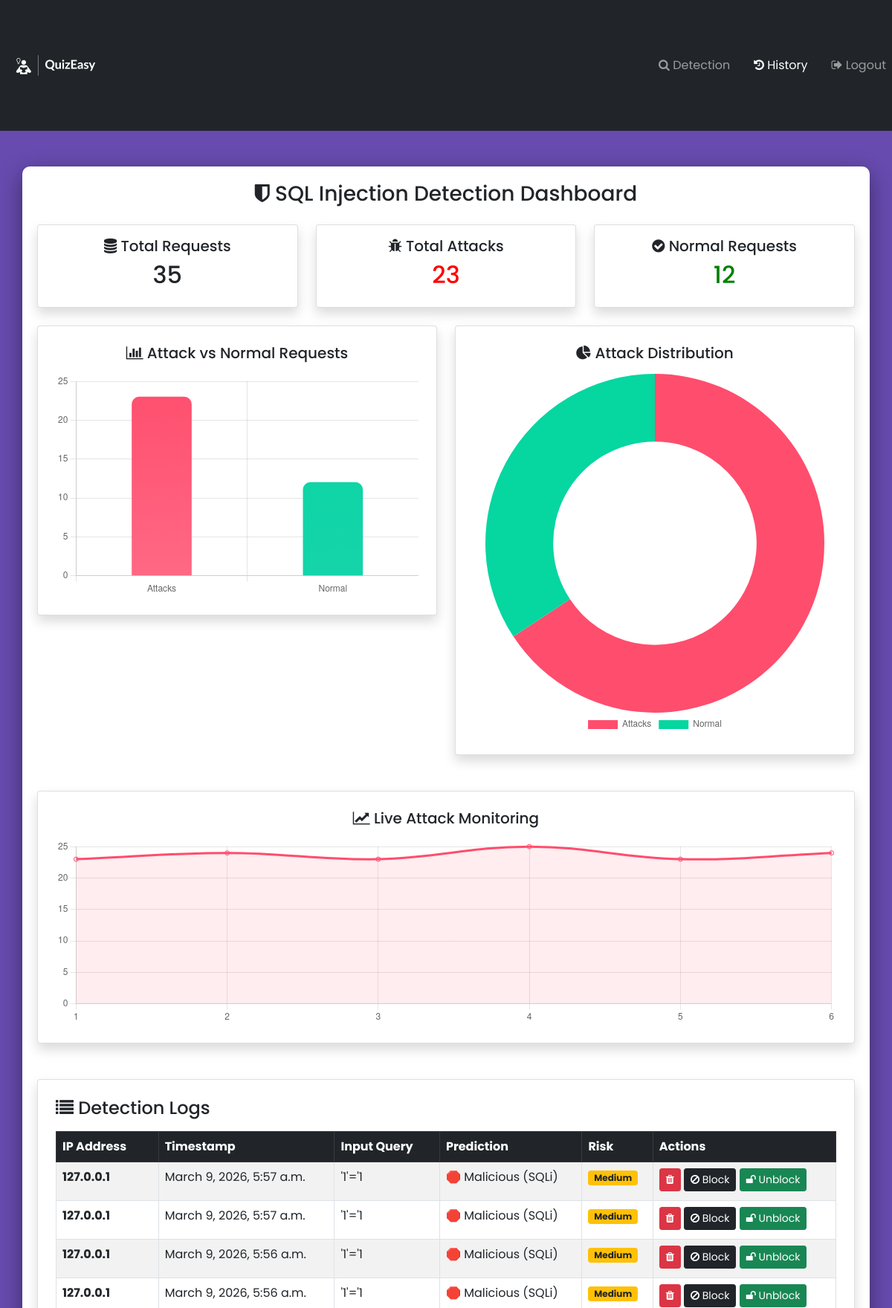
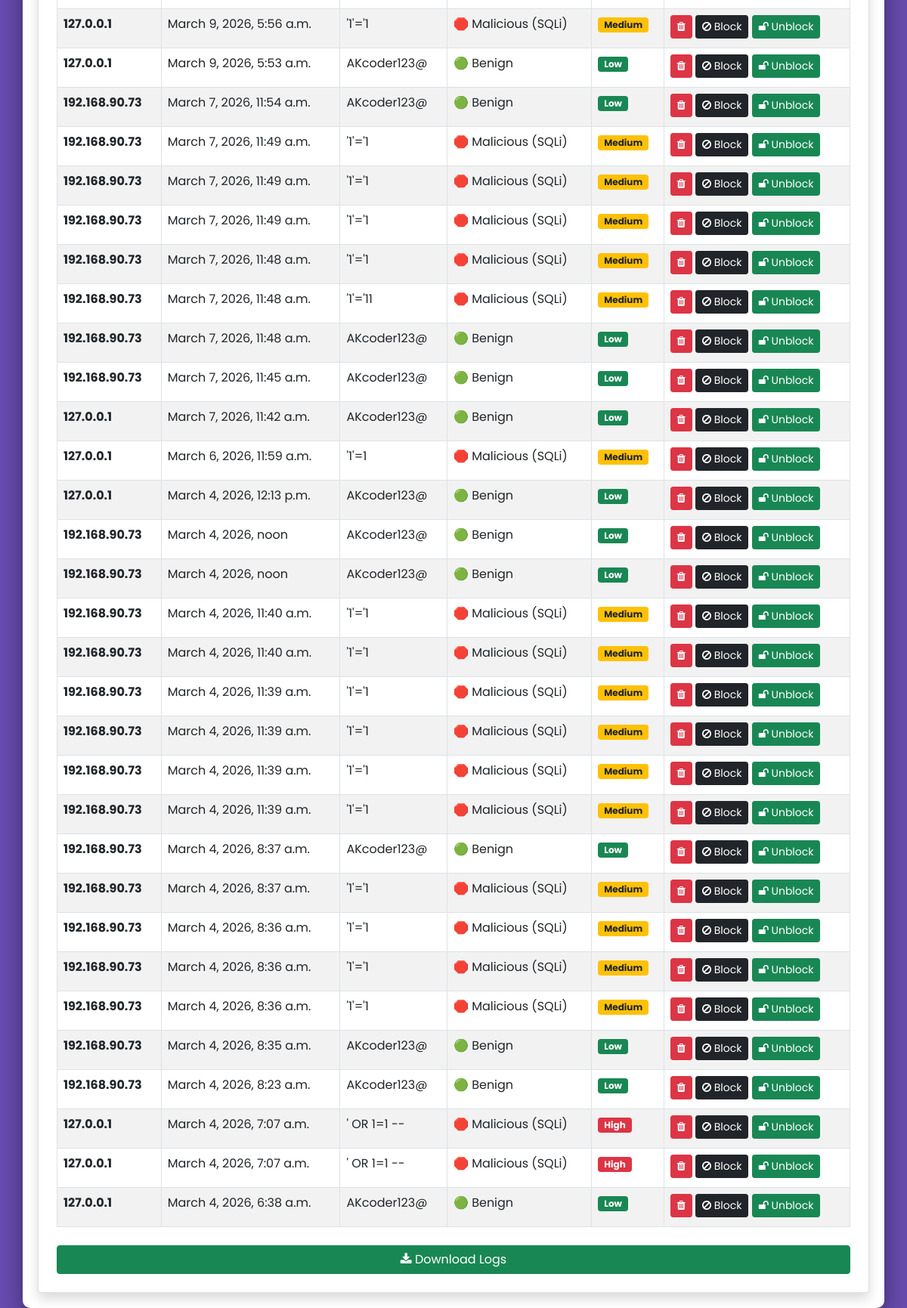
/history/ (signed in), run on the app's committed database (2 pictures, top to bottom).
### detection/models.py (models this page shows, shortened)
class DetectionLog(models.Model):
    user = models.ForeignKey(User, on_delete=models.CASCADE)
    ip_address = models.GenericIPAddressField()
    input_query = models.TextField()
    prediction = models.CharField(max_length=50)
    risk_level = models.CharField(max_length=20)
    created_at = models.DateTimeField(auto_now_add=True)

### detection/views.py (the view)
# urls.py: path("history/", views.history_view, name="history"),
def history_view(request):
    if not request.user.is_authenticated:
        return redirect("login")
    logs = DetectionLog.objects.filter(user=request.user).order_by("-created_at")
    total_requests = logs.count()
    total_attacks = logs.filter(prediction__icontains="Malicious").count()
    normal_requests = logs.filter(prediction__icontains="Benign").count()
    context = {
        "logs": logs,
        "total_requests": total_requests,
        "total_attacks": total_attacks,
        "normal_requests": normal_requests
    }
    return render(request, "history.html", context)

### detection/templates/history.html (shortened to what this page needs)
{% load static %}
<!DOCTYPE html>
<html lang="en">
<head>
<link href="https://cdn.jsdelivr.net/npm/bootstrap@5.0.0-beta2/dist/css/bootstrap.min.css" rel="stylesheet">
<link href="https://maxcdn.bootstrapcdn.com/font-awesome/4.2.0/css/font-awesome.min.css" rel="stylesheet">
<link rel="stylesheet" href="{% static 'css/upload.css' %}">
</head>
<body>
<nav class="navbar navbar-expand-lg navbar-dark bg-dark">
<a class="navbar-brand" href="{% url 'index' %}">
<img width="150px" src="{% static 'assets/logoWhite.png' %}">
</a>
<div class="collapse navbar-collapse justify-content-end">
<ul class="navbar-nav">
<li class="nav-item me-3">
<a class="nav-link" href="{% url 'predict' %}">
<i class="fa fa-search"></i> Detection
</a>
</li>
<li class="nav-item me-3">
<a class="nav-link active" href="{% url 'history' %}">
<i class="fa fa-history"></i> History
</a>
</li>
<li class="nav-item">
<a class="nav-link" href="{% url 'logout' %}">
<i class="fa fa-sign-out"></i> Logout
</a>
</li>
</ul>
</div>
</nav>
<div class="container mt-5">
<div class="text-center mb-4">
<h3><i class="fa fa-shield"></i> SQL Injection Detection Dashboard</h3>
</div>
<div class="row text-center mb-4">
<div class="col-md-4">
<div class="card p-3 shadow">
<h5><i class="fa fa-database"></i> Total Requests</h5>
<h2>{{ total_requests }}</h2>
</div>
</div>
<div class="col-md-4">
<div class="card p-3 shadow">
<h5><i class="fa fa-bug"></i> Total Attacks</h5>
<h2 style="color:red">{{ total_attacks }}</h2>
</div>
</div>
<div class="col-md-4">
<div class="card p-3 shadow">
<h5><i class="fa fa-check-circle"></i> Normal Requests</h5>
<h2 style="color:green">{{ normal_requests }}</h2>
</div>
</div>
</div>
<div class="row mb-5">
    <div class="col-md-6">
    <div class="card p-4 shadow">
    <h5 class="text-center mb-3">
    <i class="fa fa-bar-chart"></i> Attack vs Normal Requests
    </h5>
    <canvas id="barChart" style="height:300px;"></canvas>
    </div>
    </div>
    <div class="col-md-6">
    <div class="card p-4 shadow">
    <h5 class="text-center mb-3">
    <i class="fa fa-pie-chart"></i> Attack Distribution
    </h5>
    <canvas id="pieChart" style="height:300px;"></canvas>
    </div>
    </div>
    </div>
    <div class="card shadow p-4 mb-5">
    <h5 class="text-center mb-3">
    <i class="fa fa-line-chart"></i> Live Attack Monitoring
    </h5>
    <canvas id="liveChart" style="height:250px;"></canvas>
    </div>
<div class="card shadow p-4">
<h4 class="mb-3">
<i class="fa fa-list"></i> Detection Logs
</h4>
<table class="table table-bordered table-striped">
    <thead class="table-dark">
    <tr>
    <th>IP Address</th>
    <th>Timestamp</th>
    <th>Input Query</th>
    <th>Prediction</th>
    <th>Risk</th>
    <th>Actions</th>
    </tr>
    </thead>
    <tbody>
    {% for log in logs %}
    <tr>
    <td>
    <b>{{ log.ip_address }}</b>
    </td>
    <td>{{ log.created_at }}</td>
    <td style="max-width:250px;word-wrap:break-word;">
    {{ log.input_query }}
    </td>
    <td>{{ log.prediction }}</td>
    <td>
    {% if log.risk_level == "High" %}
    <span class="badge bg-danger">High</span>
    {% elif log.risk_level == "Medium" %}
    <span class="badge bg-warning text-dark">Medium</span>
    {% else %}
    <span class="badge bg-success">Low</span>
    {% endif %}
    </td>
    <td>
    <a href="{% url 'delete_log' log.id %}"
    class="btn btn-sm btn-danger mb-1">
    <i class="fa fa-trash"></i>
    </a>
    <a href="{% url 'block_ip' log.ip_address %}"
    class="btn btn-sm btn-dark mb-1">
    <i class="fa fa-ban"></i> Block
    </a>
    <a href="{% url 'unblock_ip' log.ip_address %}"
    class="btn btn-sm btn-success mb-1">
    <i class="fa fa-unlock"></i> Unblock
    </a>
    </td>
    </tr>
    {% endfor %}
    </tbody>
</table>
<a href="{% url 'download_logs' %}" class="btn btn-success mt-2">
<i class="fa fa-download"></i> Download Logs
</a>
</div>
</div>
<script>
const total_attacks = {{ total_attacks }};
const normal_requests = {{ normal_requests }};
// BAR CHART (Gradient Modern)
const barCtx = document.getElementById("barChart").getContext("2d");
const gradient1 = barCtx.createLinearGradient(0,0,0,400);
gradient1.addColorStop(0,"#ff4d6d");
gradient1.addColorStop(1,"#ff758f");
const gradient2 = barCtx.createLinearGradient(0,0,0,400);
gradient2.addColorStop(0,"#06d6a0");
gradient2.addColorStop(1,"#1dd3b0");
new Chart(barCtx, {
type:'bar',
data:{
labels:["Attacks","Normal"],
datasets:[{
data:[total_attacks,normal_requests],
backgroundColor:[gradient1,gradient2],
borderRadius:10,
barThickness:80
}]
},
options:{
responsive:true,
plugins:{legend:{display:false}}
}
});
// PIE / DONUT CHART (Cyber style)
new Chart(document.getElementById("pieChart"),{
type:'doughnut',
data:{
labels:["Attacks","Normal"],
datasets:[{
data:[total_attacks,normal_requests],
backgroundColor:[
"#ff4d6d",
"#06d6a0"
],
borderWidth:0
}]
},
options:{
cutout:"60%",
plugins:{
legend:{
position:"bottom"
}
}
}
});
// LIVE ATTACK GRAPH (Real-time style)
const liveCtx = document.getElementById("liveChart");
new Chart(liveCtx,{
type:"line",
data:{
labels:["1","2","3","4","5","6"],
datasets:[{
label:"Attack Activity",
data:[
total_attacks,
total_attacks+1,
total_attacks,
total_attacks+2,
total_attacks,
total_attacks+1
],
borderColor:"#ff4d6d",
backgroundColor:"rgba(255,77,109,0.1)",
fill:true,
tension:0.4
}]
},
options:{
responsive:true,
plugins:{
legend:{display:false}
},
scales:{
y:{
beginAtZero:true
}
}
}
});
</script>
</body>
</html>

### detection/static/css/upload.css (style rules this page uses)
* { box-sizing: border-box; -moz-box-sizing: border-box; -webkit-box-sizing: border-box; }
body { font-family: 'Poppins', sans-serif; background-color: #674baf; background-image: url(https://alcs-huddle.netlify.app/images/bg-desktop.svg); background-repeat: no-repeat; background-size: contain; }
a { color: #fff; }
.container { background-color: #fff; padding: 20px; border-radius: 10px; box-shadow: 0 10px 30px rgba(0, 0, 0, 0.425); }

### data on the page
DetectionLog: ip_address "127.0.0.1", created_at "March 9, 2026, 5:57 a.m.", input_query "'1'='1", prediction "🛑 Malicious (SQLi)", risk_level "Medium"
DetectionLog: ip_address "127.0.0.1", created_at "March 9, 2026, 5:57 a.m.", input_query "'1'='1", prediction "🛑 Malicious (SQLi)", risk_level "Medium"
DetectionLog: ip_address "127.0.0.1", created_at "March 9, 2026, 5:56 a.m.", input_query "'1'='1", prediction "🛑 Malicious (SQLi)", risk_level "Medium"
DetectionLog: ip_address "127.0.0.1", created_at "March 9, 2026, 5:56 a.m.", input_query "'1'='1", prediction "🛑 Malicious (SQLi)", risk_level "Medium"
DetectionLog: ip_address "127.0.0.1", created_at "March 9, 2026, 5:56 a.m.", input_query "'1'='1", prediction "🛑 Malicious (SQLi)", risk_level "Medium"
DetectionLog: ip_address "127.0.0.1", created_at "March 9, 2026, 5:53 a.m.", input_query "AKcoder123@", prediction "🟢 Benign", risk_level "Low"
DetectionLog: ip_address "192.168.90.73", created_at "March 7, 2026, 11:54 a.m.", input_query "AKcoder123@", prediction "🟢 Benign", risk_level "Low"
DetectionLog: ip_address "192.168.90.73", created_at "March 7, 2026, 11:49 a.m.", input_query "'1'='1", prediction "🛑 Malicious (SQLi)", risk_level "Medium"
DetectionLog: ip_address "192.168.90.73", created_at "March 7, 2026, 11:49 a.m.", input_query "'1'='1", prediction "🛑 Malicious (SQLi)", risk_level "Medium"
DetectionLog: ip_address "192.168.90.73", created_at "March 7, 2026, 11:49 a.m.", input_query "'1'='1", prediction "🛑 Malicious (SQLi)", risk_level "Medium"
DetectionLog: ip_address "192.168.90.73", created_at "March 7, 2026, 11:48 a.m.", input_query "'1'='1", prediction "🛑 Malicious (SQLi)", risk_level "Medium"
DetectionLog: ip_address "192.168.90.73", created_at "March 7, 2026, 11:48 a.m.", input_query "'1'='11", prediction "🛑 Malicious (SQLi)", risk_level "Medium"
DetectionLog: ip_address "192.168.90.73", created_at "March 7, 2026, 11:48 a.m.", input_query "AKcoder123@", prediction "🟢 Benign", risk_level "Low"
DetectionLog: ip_address "192.168.90.73", created_at "March 7, 2026, 11:45 a.m.", input_query "AKcoder123@", prediction "🟢 Benign", risk_level "Low"
DetectionLog: ip_address "127.0.0.1", created_at "March 7, 2026, 11:42 a.m.", input_query "AKcoder123@", prediction "🟢 Benign", risk_level "Low"
DetectionLog: ip_address "127.0.0.1", created_at "March 6, 2026, 11:59 a.m.", input_query "'1'=1", prediction "🛑 Malicious (SQLi)", risk_level "Medium"
DetectionLog: ip_address "127.0.0.1", created_at "March 4, 2026, 12:13 p.m.", input_query "AKcoder123@", prediction "🟢 Benign", risk_level "Low"
DetectionLog: ip_address "192.168.90.73", created_at "March 4, 2026, noon", input_query "AKcoder123@", prediction "🟢 Benign", risk_level "Low"
DetectionLog: ip_address "192.168.90.73", created_at "March 4, 2026, noon", input_query "AKcoder123@", prediction "🟢 Benign", risk_level "Low"
DetectionLog: ip_address "192.168.90.73", created_at "March 4, 2026, 11:40 a.m.", input_query "'1'='1", prediction "🛑 Malicious (SQLi)", risk_level "Medium"
DetectionLog: ip_address "192.168.90.73", created_at "March 4, 2026, 11:40 a.m.", input_query "'1'='1", prediction "🛑 Malicious (SQLi)", risk_level "Medium"
DetectionLog: ip_address "192.168.90.73", created_at "March 4, 2026, 11:39 a.m.", input_query "'1'='1", prediction "🛑 Malicious (SQLi)", risk_level "Medium"
DetectionLog: ip_address "192.168.90.73", created_at "March 4, 2026, 11:39 a.m.", input_query "'1'='1", prediction "🛑 Malicious (SQLi)", risk_level "Medium"
DetectionLog: ip_address "192.168.90.73", created_at "March 4, 2026, 11:39 a.m.", input_query "'1'='1", prediction "🛑 Malicious (SQLi)", risk_level "Medium"
DetectionLog: ip_address "192.168.90.73", created_at "March 4, 2026, 11:39 a.m.", input_query "'1'='1", prediction "🛑 Malicious (SQLi)", risk_level "Medium"
DetectionLog: ip_address "192.168.90.73", created_at "March 4, 2026, 8:37 a.m.", input_query "AKcoder123@", prediction "🟢 Benign", risk_level "Low"
DetectionLog: ip_address "192.168.90.73", created_at "March 4, 2026, 8:37 a.m.", input_query "'1'='1", prediction "🛑 Malicious (SQLi)", risk_level "Medium"
DetectionLog: ip_address "192.168.90.73", created_at "March 4, 2026, 8:36 a.m.", input_query "'1'='1", prediction "🛑 Malicious (SQLi)", risk_level "Medium"
DetectionLog: ip_address "192.168.90.73", created_at "March 4, 2026, 8:36 a.m.", input_query "'1'='1", prediction "🛑 Malicious (SQLi)", risk_level "Medium"
DetectionLog: ip_address "192.168.90.73", created_at "March 4, 2026, 8:36 a.m.", input_query "'1'='1", prediction "🛑 Malicious (SQLi)", risk_level "Medium"
DetectionLog: ip_address "192.168.90.73", created_at "March 4, 2026, 8:35 a.m.", input_query "AKcoder123@", prediction "🟢 Benign", risk_level "Low"
DetectionLog: ip_address "192.168.90.73", created_at "March 4, 2026, 8:23 a.m.", input_query "AKcoder123@", prediction "🟢 Benign", risk_level "Low"
DetectionLog: ip_address "127.0.0.1", created_at "March 4, 2026, 7:07 a.m.", input_query "' OR 1=1 --", prediction "🛑 Malicious (SQLi)", risk_level "High"
DetectionLog: ip_address "127.0.0.1", created_at "March 4, 2026, 7:07 a.m.", input_query "' OR 1=1 --", prediction "🛑 Malicious (SQLi)", risk_level "High"
DetectionLog: ip_address "127.0.0.1", created_at "March 4, 2026, 6:38 a.m.", input_query "AKcoder123@", prediction "🟢 Benign", risk_level "Low"

### other printed values
{{ total_requests }} "35"
{{ total_attacks }} "23"
{{ normal_requests }} "12"
chart data {{ total_attacks }} 23
chart data {{ normal_requests }} 12
